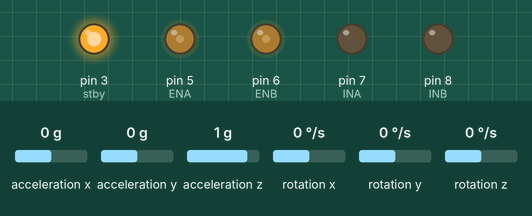
This sketch was run on a simulated Arduino Uno, built with avr-gcc and run on an emulated ATmega328P. On the bench: output pins drawn as LEDs (lit = HIGH). The test bench sets the inputs (shaded band); at power-on: acceleration x 0 g, acceleration y 0 g, acceleration z 1 g, rotation x 0 °/s, rotation y 0 °/s, rotation z 0 °/s. What the sketch prints to the serial monitor is not drawn.

Above: at 0.1 s.
At 8.5 s:
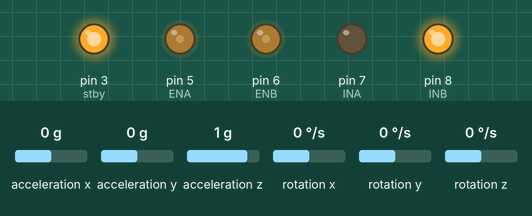
Timing chart, 0 to 10.0 s (numbered marks = the images above):
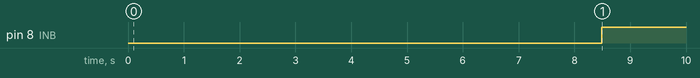

Measured:
- by itself, pin 8 (INB): LOW → HIGH at 8.5 s

The sketch:

gyro_test.ino
```cpp
#include <arduino.h>
#include <Servo.h>
#include <Wire.h>          // 🔁 GYRO (I2C communication)
#include <MPU6050.h>
int stby = 3;
int ENA = 5;
int ENB = 6;
int INA = 7;
int INB = 8;
MPU6050 mpu;

float gyro_z_error = 0;
float current_heading = 90;

long last_time = 0;

void setup() {

Serial.begin(9600);

pinMode(stby, OUTPUT);
  digitalWrite(stby, HIGH);

  pinMode(ENA, OUTPUT);
  pinMode(ENB, OUTPUT);
  pinMode(INA, OUTPUT);
  pinMode(INB, OUTPUT);

  analogWrite(ENA, 75);
  analogWrite(ENB, 75);

 Wire.begin();
  mpu.initialize();

  long sum = 0;
  float gyro_z_error = 0;
  int samples = 500;

  delay(5000);
  for (int n = 0; n < samples; n++){
    int16_t gx, gy, gz;
    mpu.getRotation(&gx, &gy, &gz);

    sum = sum + gz;
    delay(5);

  }

  gyro_z_error = ((float)sum/samples);
  Serial.println(gyro_z_error);

  last_time = millis();

}

void turn_right(){
  digitalWrite(stby, 1);
  digitalWrite(INB, 1);
  digitalWrite(INA, 0);
}

float get_orientation(){
  int16_t gx, gy, gz;
  mpu.getRotation(&gx, &gy, &gz);


  // Convert to degrees/sec (approx)
  float gyroZ = (gz - 118) / 131.0;
  float current_time = millis();
  float dt = (current_time - last_time) / 1000.0;
  last_time = current_time;
  current_heading = current_heading + (gyroZ*dt);
  Serial.println(current_heading);
  return current_heading;


}

float get_rotation(){
  int16_t gx, gy, gz;
  mpu.getRotation(&gx, &gy, &gz);
  float rotation_z = gz/131;
  Serial.println(rotation_z);
}

void loop() {

  turn_right();
  get_rotation();

}
```
